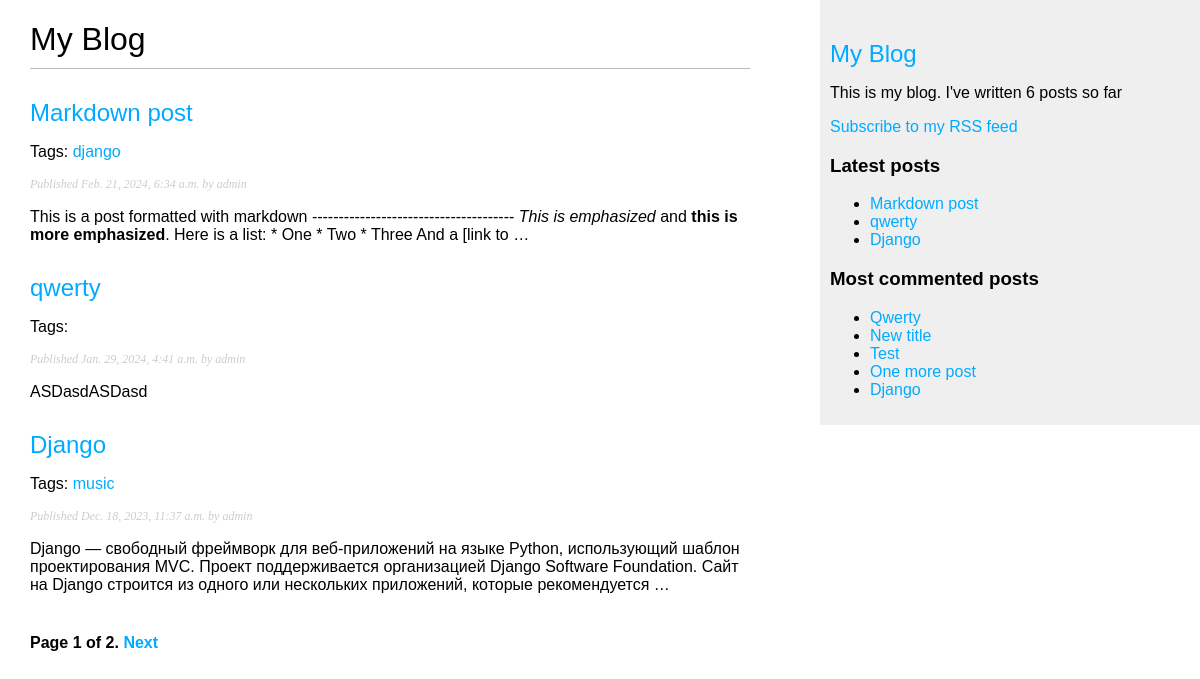
Screenshot of /blog/ with the database file from the repository.
### blog/models.py (models this page shows, shortened)
class Post(models.Model):
    class Status(models.TextChoices):
        DRAFT = 'DF', 'Draft'
        PUBLISHED = 'PB', 'Published'
    title = models.CharField(max_length=250)
    slug = models.SlugField(max_length=250, unique_for_date='publish')
    author = models.ForeignKey(User,
                               on_delete=models.CASCADE,
                               related_name='blog_posts')
    body = models.TextField()
    publish = models.DateTimeField(default=timezone.now)
    created = models.DateTimeField(auto_now_add=True)
    updated = models.DateTimeField(auto_now=True)
    status = models.CharField(
        max_length=2, choices=Status.choices, default=Status.DRAFT)
    objects = models.Manager()
    published = PublishedManager()
    tags = TaggableManager()
    class Meta:
        ordering = ['-publish']
        indexes = [
            models.Index(fields=['-publish']),
        ]
    def get_absolute_url(self):
        return reverse('blog:post_detail',
                       args=[self.publish.year,
                             self.publish.month,
                             self.publish.day,
                             self.slug])

### blog/views.py (the view)
# urls.py: path('', views.post_list, name='post_list'),
def post_list(request, tag_slug=None):
    post_list = Post.published.all()
    tag = None
    if tag_slug:
        tag = get_object_or_404(Tag, slug=tag_slug)
        post_list = post_list.filter(tags__in=[tag])
    paginator = Paginator(post_list, 3)
    page_number = request.GET.get('page', 1)
    try:
        posts = paginator.page(page_number)
    except PageNotAnInteger:
        posts = paginator.page(1)
    except EmptyPage:
        posts = paginator.page(paginator.num_pages)
    return render(request,
                  'blog/post/list.html',
                  {'posts': posts,
                   'tag': tag})

### blog/models.py (called while the page is built)
    def get_queryset(self):
        return super().get_queryset().filter(status=Post.Status.PUBLISHED)

### blog/templatetags/blog_tags.py (called while the page is built)
@register.simple_tag
def total_posts():
    return Post.published.count()

@register.inclusion_tag('blog/post/latest_posts.html')
def show_latest_posts(count=5):
    latest_posts = Post.published.order_by('-publish')[:count]
    return {'latest_posts': latest_posts}

@register.simple_tag
def get_most_commented_posts(count=5):
    return Post.published.annotate(
        total_comments=Count('comments')
    ).order_by('-total_comments')[:count]

@register.filter(name='markdown')
def markdown_format(text):
    return mark_safe(markdown.markdown(text))

### blog/templates/blog/post/list.html (shortened to what this page needs)
{% extends "blog/base.html" %}
{% load blog_tags %}
{% block content %}
    <h1>My Blog</h1>
    {% for post in posts %}
        <h2>
            <a href="{{ post.get_absolute_url }}">
                {{ post.title }}
            </a>
        </h2>
        <p class="tags">
            Tags:
            {% for tag in post.tags.all %}
                <a href="{% url "blog:post_list_by_tag" tag.slug %}">
                    {{tag.name}}
                </a>
            {% endfor %}
        </p>
        <p class="date">
            Published {{ post.publish }} by {{ post.author }}
        </p>
        {{ post.body|truncatewords_html:30|markdown }}
    {% endfor %}
    {% include "pagination.html" with page=posts %}
{% endblock %}

### blog/templates/blog/base.html (shortened to what this page needs)
{% load blog_tags %}
{% load static %}
<!DOCTYPE html>
<html lang="en">
<head>
    <link rel="stylesheet" href="{% static "css/blog.css"%}">
</head>
<body>
    <div id="content">
        {% block content %}
        {% endblock %}
    </div>
    <div id="sidebar">
        <h2><a href="{% url 'blog:post_list' %}">My Blog</a></h2>
        <p>
            This is my blog.
            I've written {% total_posts %} posts so far
        </p>
        <p>
            <a href="{% url "blog:post_feed" %}">
                Subscribe to my RSS feed
            </a>
        </p>
        <h3>Latest posts</h3>
        {% show_latest_posts 3 %}
        <h3>Most commented posts</h3>
        {% get_most_commented_posts as most_commented_posts %}
        <ul>
            {% for post in most_commented_posts %}
                <li>
                    <a href="{{ post.get_absolute_url}}">{{ post.title|capfirst }}</a>
                </li>
            {% endfor %}
        </ul>
    </div>
</body>
</html>

### blog/templates/blog/post/latest_posts.html
<ul>
    {% for post in latest_posts %}
    <li>
        <a href="{{post.get_absolute_url}}">{{ post.title}}</a>
    </li>
    {% endfor %}
</ul>

### blog/static/css/blog.css (style rules this page uses)
body { margin: 0; padding: 0; font-family: helvetica, sans-serif; }
a { color: #00abff; text-decoration: none; }
h1 { font-weight: normal; border-bottom: 1px solid #bbb; padding: 0 0 10px 0; }
h2 { font-weight: normal; margin: 30px 0 0; }
#content { float: left; width: 60%; padding: 0 0 0 30px; }
#sidebar { float: right; width: 30%; padding: 10px; background: #efefef; height: 100%; }
p.date { color: #ccc; font-family: georgia, serif; font-size: 12px; font-style: italic; }

### rows the page displays
Post: title "Markdown post", publish "Feb. 21, 2024, 6:34 a.m.", author "admin", body "This is a post formatted with markdown -------------------------------------- This is emphasized and this is more emphasized . Here is a list: * One * Two * Three And a [link to …"
Tag: name "django"
Post: title "qwerty", publish "Jan. 29, 2024, 4:41 a.m.", author "admin", body "ASDasdASDasd", title "Qwerty"
Post: title "Django", publish "Dec. 18, 2023, 11:37 a.m.", author "admin", body "Django — свободный фреймворк для веб-приложений на языке Python, использующий шаблон проектирования MVC. Проект поддерживается организацией Django Software Foundation. Сайт на Django строится из одного или нескольких приложений, которые рекомендуется …"
Tag: name "music"
Post: title "New title"
Post: title "Test"
Post: title "One more post"

### other values shown
{{ page.number }} "1"
{{ page.paginator.num_pages }} "2"
